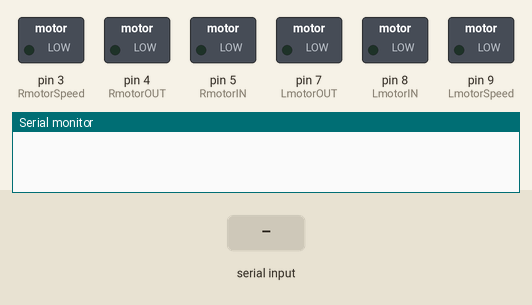
This sketch was run on a simulated Arduino Uno, built with avr-gcc and run on an emulated ATmega328P. On the bench: switched loads named in the sketch (green lamp = pin HIGH), the last lines printed to the serial monitor. The test bench sets the inputs (shaded band).

Above: at 1.2 s.
1.3 s: "F" received over Serial
At 1.6 s:
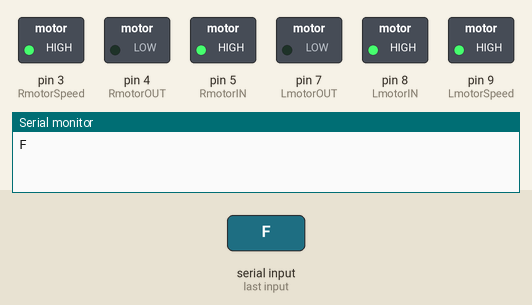
2.8 s: "B" received over Serial
At 3.9 s:
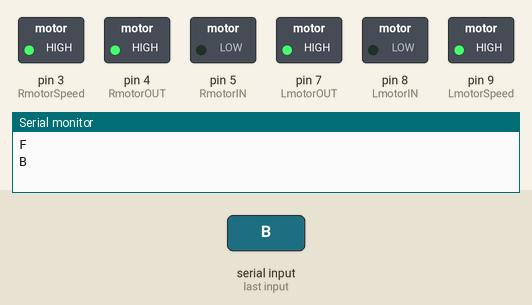
4.3 s: "L" received over Serial
At 5.0 s:
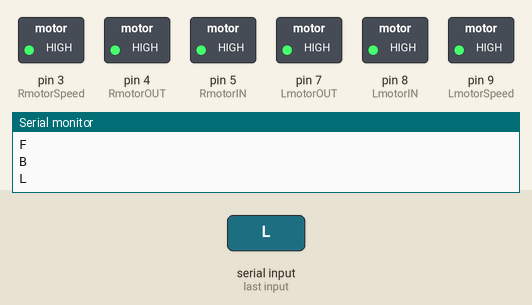
5.8 s: "S" received over Serial
At 6.2 s:
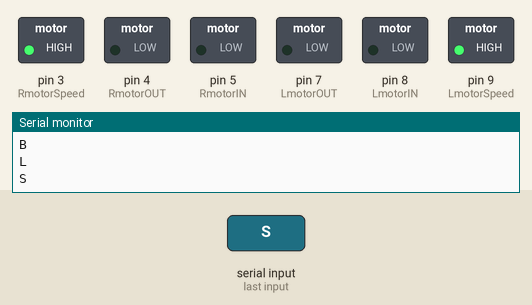
7.3 s: byte 51 ('3') received over Serial
8.8 s: "R" received over Serial
At 9.7 s:
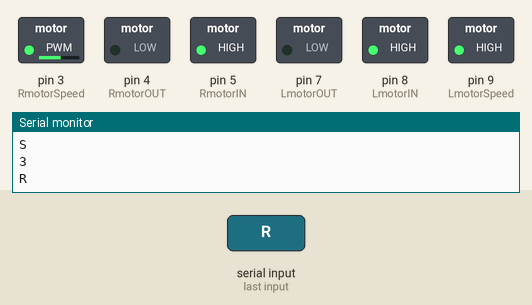
Timing chart, 0 to 11.3 s (numbered marks = the images above; inputs shaded):
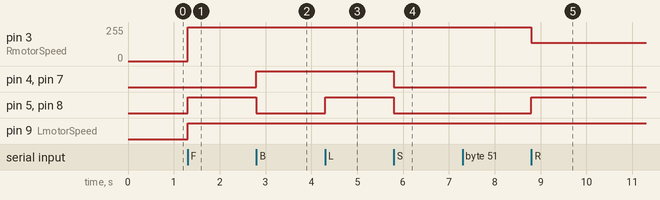

The sketch:

soccer_bot_with_BT_module.ino
```cpp
char t;
int LmotorIN = 8;
int LmotorOUT = 7;
int RmotorIN = 5;
int RmotorOUT = 4;
int LBluelight = 10;
int RBluelight = 11;
int LmotorSpeed = 9;
int RmotorSpeed = 3;
int Speed = 255;
int res = 0;

void setup() {
pinMode(LmotorIN,OUTPUT);   //left motors forward
pinMode(LmotorOUT,OUTPUT);   //left motors reverse
pinMode(RmotorIN,OUTPUT);   //right motors forward
pinMode(RmotorOUT,OUTPUT); //right motors reverse
digitalWrite(LBluelight,OUTPUT);
digitalWrite(RBluelight,OUTPUT);//Led
pinMode(LmotorSpeed,OUTPUT);
pinMode(RmotorSpeed,OUTPUT);

Serial.begin(9600);

}

void loop() {
  if(Serial.available()){
    t = Serial.read();
    Serial.println(t);


switch (t){
  case 'F': forward( );     ; break;

  case 'B': backward()      ; break;
  case 'L': left()          ; break;
  case 'R': right()         ; break;
  case 'S': Stop()          ; break;
  case 'W': LEDon()         ; break;
  case 'w': LEDoff()        ; break;
//  case 'G': forwardleft()        ; break;
//  case 'i': forwardRight()        ; break;
//  case 'H': Backwardleft()        ; break;
//  case 'J': BackwardRight()        ; break;


  case '0': res = 100     ; break;
  case '1': res = 110     ; break;
  case '2': res = 115    ; break;
  case '3': res = 118     ; break;
  case '4': res = 120     ; break;
  case '5': res = 128     ; break;
  case '6': res = 135     ; break;
  case '7': res = 140     ; break;
  case '8': res = 150     ; break;
  case '9': res = 160     ; break;
  case 'q': res = 255     ; break;

}
}}
void forward()
{
    digitalWrite(LmotorIN,HIGH);
    digitalWrite(LmotorOUT,LOW);
    digitalWrite(RmotorIN,HIGH);
    digitalWrite(RmotorOUT,LOW);
    analogWrite(LmotorSpeed,Speed);
    analogWrite(RmotorSpeed,Speed);
}

void backward()
{
    digitalWrite(LmotorIN,LOW);
    digitalWrite(LmotorOUT,HIGH);
    digitalWrite(RmotorIN,LOW);
    digitalWrite(RmotorOUT,HIGH);
    analogWrite(LmotorSpeed,Speed);
    analogWrite(RmotorSpeed,Speed);

}
void left()
{
    digitalWrite(LmotorIN,HIGH);
    digitalWrite(RmotorIN,HIGH);
    analogWrite(LmotorSpeed,Speed-res);
    analogWrite(RmotorSpeed,Speed);
}
void right()
{
    digitalWrite(RmotorIN,HIGH);
    digitalWrite(LmotorIN,HIGH);
    analogWrite(LmotorSpeed,Speed);
    analogWrite(RmotorSpeed,Speed-res);
}

void Stop()
{
    digitalWrite(LmotorIN,LOW);
    digitalWrite(LmotorOUT,LOW);
    digitalWrite(RmotorIN,LOW);
    digitalWrite(RmotorOUT,LOW);
}
void LEDon(){
    digitalWrite(LBluelight,HIGH);
    digitalWrite(RBluelight,HIGH);
}
void LEDoff (){
    digitalWrite(LBluelight,LOW);
    digitalWrite(RBluelight,LOW);
  }

void forwardleft (){
    digitalWrite(LmotorIN,HIGH);
    digitalWrite(LmotorOUT,LOW);
    digitalWrite(RmotorIN,HIGH);
    digitalWrite(RmotorOUT,LOW);
    analogWrite(LmotorSpeed,Speed - res);
    analogWrite(RmotorSpeed,Speed - res);


  }
void forwardRight (){
    digitalWrite(LmotorIN,HIGH);
    digitalWrite(LmotorOUT,LOW);
    digitalWrite(RmotorIN,HIGH);
    digitalWrite(RmotorOUT,LOW);
    analogWrite(LmotorSpeed,Speed - res);
    analogWrite(RmotorSpeed,Speed -res);

  }
void Backwardleft (){
    digitalWrite(LmotorIN,LOW);
    digitalWrite(LmotorOUT,HIGH);
    digitalWrite(RmotorIN,LOW);
    digitalWrite(RmotorOUT,HIGH);
    analogWrite(LmotorSpeed,Speed - res);
    analogWrite(RmotorSpeed,Speed -res);

  }
void BackwardRight (){
    digitalWrite(LmotorIN,LOW);
    digitalWrite(LmotorOUT,HIGH);
    digitalWrite(RmotorIN,LOW);
    digitalWrite(RmotorOUT,HIGH);
    analogWrite(LmotorSpeed,Speed -res);
    analogWrite(RmotorSpeed,Speed -res);

  }
```

Measured:
- after the input at 1.3 s, pin 3 (RmotorSpeed): 0/255 → 255/255 at once; pin 5 (RmotorIN), pin 8 (LmotorIN), pin 9 (LmotorSpeed): LOW → HIGH at once
- after the input at 2.8 s, pin 4 (RmotorOUT), pin 7 (LmotorOUT): LOW → HIGH at once; pin 5 (RmotorIN), pin 8 (LmotorIN): HIGH → LOW at once
- after the input at 4.3 s, pin 5 (RmotorIN), pin 8 (LmotorIN): LOW → HIGH at once
- after the input at 5.8 s, pin 4 (RmotorOUT), pin 5 (RmotorIN), pin 7 (LmotorOUT), pin 8 (LmotorIN): HIGH → LOW at once
- after the input at 8.8 s, pin 3 (RmotorSpeed): 255/255 → 137/255 at once; pin 5 (RmotorIN), pin 8 (LmotorIN): LOW → HIGH at once
